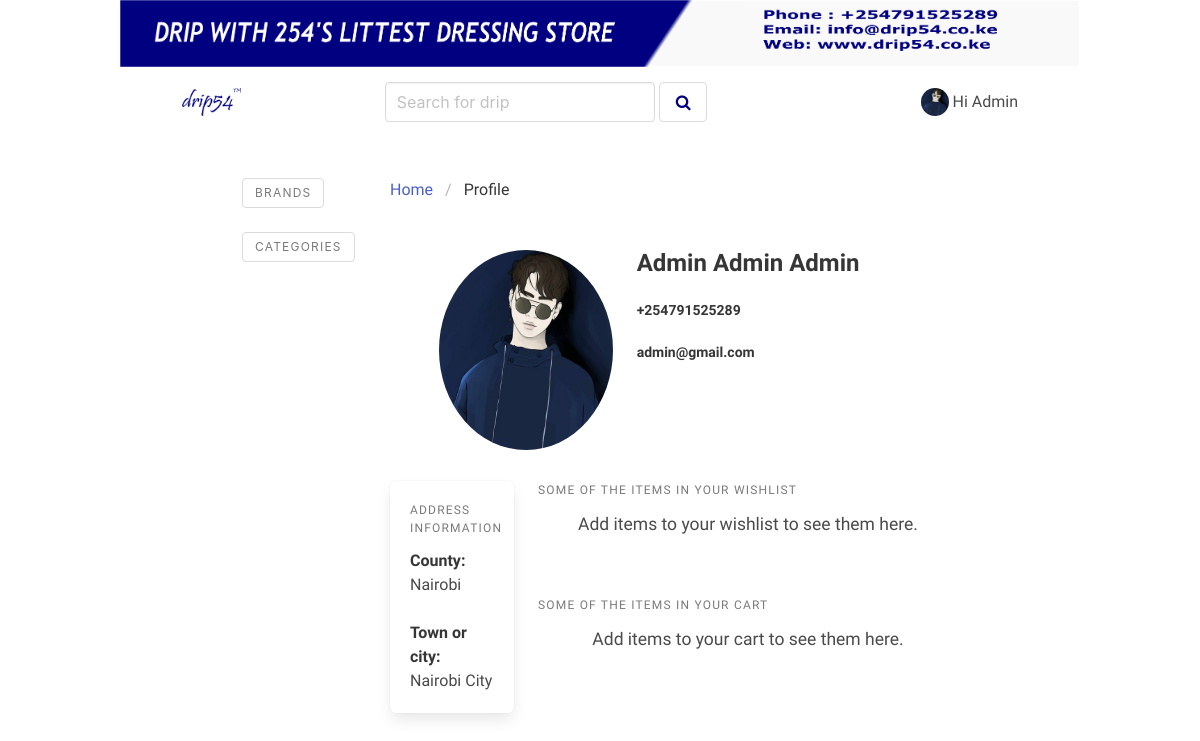
Page /profile (signed in) on the earlier database version.
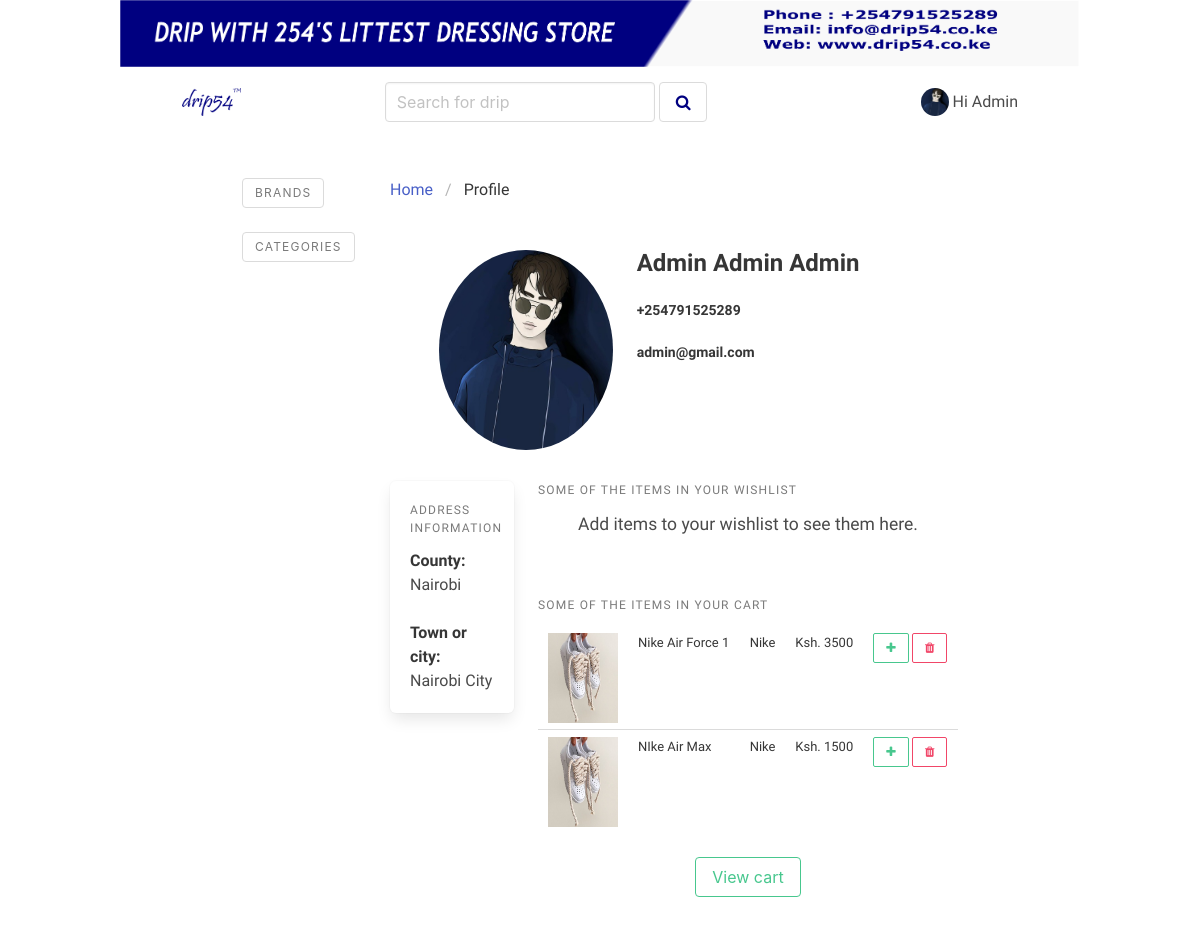
Same page on the later database version.
### drip54app/models.py (models this page shows, shortened)
class Userprofile(models.Model):
    user = models.ForeignKey(User, related_name='userprofile', on_delete=models.CASCADE)
    address = models.OneToOneField(Address, on_delete=models.DO_NOTHING, null=True)
    firstname = models.CharField(max_length=50, null=True)
    middlename = models.CharField(max_length=50, null=True)
    lastname = models.CharField(max_length=50, null=True)
    phonenumber = models.IntegerField(null=True)
    email = models.EmailField(null=True)

class Address(models.Model):
    county = models.CharField(max_length=50, default="Nairobi")
    townorcity = models.CharField(max_length=50, default="Nairobi City")
    owner = models.OneToOneField(User, on_delete=models.CASCADE, null=True)

class Cart_item(models.Model):
    item = models.ForeignKey(Product, on_delete=models.CASCADE, related_name='item')
    added_by = models.ForeignKey(User, on_delete=models.CASCADE)

class Product(models.Model):
    product_name = models.CharField(max_length=50, blank=False)
    product_price = models.IntegerField(blank=False)
    product_image = models.FileField()
    product_type = models.ForeignKey(Clothtype, on_delete=models.CASCADE, null=True)
    product_brand = models.ForeignKey(Brand, on_delete=models.CASCADE)

class Brand(models.Model):
    brand_name = models.CharField(max_length=50, blank=False)
    brand_image = models.FileField(null=True)

### drip54app/views.py (the view)
# urls.py: path('profile', Authentication.profilesettings, name='profile'),
    def profilesettings(request):
        userprofile = Userprofile.objects.get(user = request.user)
        wishlistproducts = mywishlist.objects.filter(added_by = request.user)[:3]
        cartproducts = Cart_item.objects.filter(added_by = request.user)[:3]
        address = Address.objects.get(owner = request.user)
        context = {
            'brands' : brandmodel(),
            'clothetypes' : clothetypes(),
            'userprofile' : userprofile,
            'wishlistproducts' : wishlistproducts,
            'cartproducts' : cartproducts,
            'address' : address,
        }
        return render(request, 'drip54app/profile.html', context)

### drip54app/views.py (called while the page is built)
def brandmodel():
    brands = Brand.objects.all()
    return brands

def clothetypes():
    clothetypes = Clothtype.objects.all()
    return clothetypes

### drip54app/templates/drip54app/profile.html (shortened to what this page needs)
{% extends 'base.html' %}
{% load static %}
{% block content %}
<div class="column is-2 is-offset-1 is-hidden-mobile">
    <div class="menu">
        <button class="menu-label button" onclick=showbrands()>
          Brands
        </button>
        <button class="menu-label button" onclick=showcategories()>
          Categories
        </button>
    </div>
</div>
<div class="column is-8">
  <nav class="breadcrumb">
      <ul>
          <li><a href="{% url 'home' %}">Home</a></li>
          <li class="is-active"><a>Profile</a></li>
      </ul>
  </nav>
  <br>
  <div class="columns">
    <div class="column is-4 is-offset-1">
        <img src="{% static 'images/profile.jpg' %}" style="border-radius:100%; width:200px; height:200px;">
    </div>
    <div class="column">
        <p class="title is-4 is-justify-content-left">{{ userprofile.firstname }} {{ userprofile.middlename }} {{ userprofile.lastname }}</p>
        <p class="title is-6 is-justify-content-left"><small>+254{{ userprofile.phonenumber }}</small></p>
        <p class="title is-6 is-justify-content-left"><small>{{ userprofile.email }}</small></p>
    </div>
  </div>
  <div class="columns">
        <div class="column is-3">
            <div class="box">
                <p class="menu-label">Address Information</p>
                <p><strong>County:</strong> {% if userprofile.address.county %}{{ userprofile.address.county }}{% else %}Address information not added.{% endif %} </p>
                <br>
                <p><strong>Town or city:</strong> {% if userprofile.address.townorcity %}{{ userprofile.address.townorcity }}{% else %}Address information not added.{% endif %} </p>
            </div>
        </div>
        <div class="column">
            <p class="menu-label">Some of the items in your wishlist</p>
            {% if wishlistproducts %}
            <table class="table" style="width: 100%;">
            {% for product in wishlistproducts  %}
            <tr id="itemrow">
                <td>
                <figure class="media">
                    <a class="image" href="{% url 'product' product.item.id %}">
                    <img id="cart-thumbnail" src="{{ product.item.product_image.url }}">
                    </a>
                </figure>
                </td>
                <td> {{ product.item.product_name }} </td>
                <td> {{ product.item.product_brand.brand_name }} </td>
                <td> Ksh. {{ product.item.product_price }} </td>
                <td>
                <a class="button is-small is-outlined is-success" href="{% url 'addtocart' product.item.id %}"><i class="fa fa-plus"></i></a>
                <a class="button is-small is-outlined is-danger" href="{% url 'deletefromwishlist' product.id %}"><i class="fa fa-trash"></i></a>
                </td>
            </tr>
            {% endfor %}
            </table>
            <center><a href="{% url 'wishlist' %}"><button class="button is-success is-outlined">View wishlist</button></a></center>
            {% else %}
            <p class="subtitle has-text-centered"><small>Add items to your wishlist to see them here.</small></p>
            {% endif %}
            <br>
            <p class="menu-label">Some of the items in your cart</p>
            {% if cartproducts %}
            <table class="table" style="width: 100%;">
            {% for product in cartproducts  %}
            <tr id="itemrow">
                <td>
                <figure class="media">
                    <a class="image" href="{% url 'product' product.item.id %}">
                    <img id="cart-thumbnail" src="{{ product.item.product_image.url }}">
                    </a>
                </figure>
                </td>
                <td> {{ product.item.product_name }} </td>
                <td> {{ product.item.product_brand.brand_name }} </td>
                <td> Ksh. {{ product.item.product_price }} </td>
                <td>
                <a class="button is-small is-outlined is-success" href="{% url 'addtocart' product.item.id %}"><i class="fa fa-plus"></i></a>
                <a class="button is-small is-outlined is-danger" href="{% url 'deletefromwishlist' product.id %}"><i class="fa fa-trash"></i></a>
                </td>
            </tr>
            {% endfor %}
            </table>
            <center><a href="{% url 'cart' %}"><button class="button is-success is-outlined">View cart</button></a></center>
            {% else %}
            <p class="subtitle has-text-centered"><small>Add items to your cart to see them here.</small></p>
            {% endif %}
        </div>
  </div>
</div>
{% endblock content %}

### drip54app/templates/base.html (shortened to what this page needs)
{% load static %}
<!DOCTYPE html>
<html>
    <head>
        <link rel="stylesheet" href="https://cdnjs.cloudflare.com/ajax/libs/bulma/0.9.4/css/bulma.min.css">
        <link rel="stylesheet" href="{% static 'css/styles.css' %}">
        <link rel="stylesheet" href="https://cdnjs.cloudflare.com/ajax/libs/font-awesome/4.2.0/css/font-awesome.min.css">
    </head>
    <body>
        <div class="container">
            <section class="banner">
                <img src="{% static 'images/banner.png' %}">
            </section>
            <section>
                <nav class="navbar">
                    <a class="navbar-brand" href="{% url 'home' %}">
                        <div class="navbar-item">
                            <img src="{% static 'images/logo.png' %}">
                        </div>
                    </a>
                    <div class="navbar-menu">
                        <div class="navbar-start">
                            <div class="navbar-item">
                                <form method="POST" action="{% url 'query' %}">
                                    <p><input name="query" class="input" id="nav-search" placeholder="Search for drip" required>&nbsp;<button class="button" name="submit"><i class="fa fa-search" style="color: #000080;"></i></button></p>
                                </form>
                            </div>
                        </div>
                        <div class="navbar-end">
                            {% if request.user.is_authenticated %}
                                <div class="navbar-item has-dropdown is-hoverable">
                                    <a class="navbar-item">
                                        <img src="{% static 'images/profile.jpg' %}" id="profile-image">&nbsp;<p>Hi {{ userprofile.firstname }}</p>
                                    </a>
                                </div>
                            {% else %}
                                <div class="navbar-item">
                                    <a class="navbar-item" href="{% url 'login' %}">
                                        <button class="button is-light">Log In</button>
                                    </a>
                                </div>
                            {% endif %}
                        </div>
                    </div>
                </nav>
            </section>
            <section class="section">
                <div class="container">
                    <div class="columns">
                        {% block content %}{% endblock content %}
                    </div>
                </div>
            </section>
        </div>
    </body>
</html>

### drip54app/static/css/styles.css (style rules this page uses)
* { font-family: 'Archivo Narrow', sans-serif; }
#nav-search { width: 270px; margin-left: 120px; }
.navbar-brand { margin-left: 50px; }
#profile-image { border-radius: 100%; }
.has-dropdown { margin-right: 50px; }
#cart-thumbnail { height:90px; width:70px; }
table tr td { font-size:13px; }

Differences in the rows shown:
added Cart_item: item.product_image (picture), item.product_name "Nike Air Force 1", item.product_brand.brand_name "Nike", item.product_price "3500"
added Cart_item: item.product_image (picture), item.product_name "NIke Air Max", item.product_brand.brand_name "Nike", item.product_price "1500"
Other differences:
text no longer shown: "Add items to your cart to see them here."
text now shown: "View cart"
